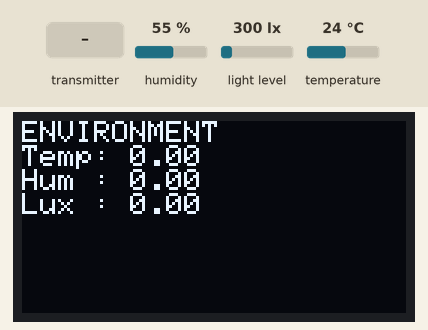
A sketch run on a simulated ESP32-C6. Shown: 128×64 one-colour display. The inputs (shaded band) are chosen by the test bench; at power-on: humidity 55 %, light level 300 lx, temperature 24 °C. WiFi joins after 1.5 s; servers stay silent unless stated; what the sketch prints to the serial monitor is not drawn.

Above: at 3.6 s.
3.7 s: the transmitter starts sending nodeType = SOIL
At 7.1 s:
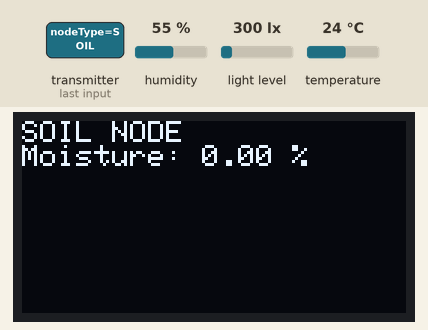
15.6 s: the transmitter starts sending nodeType = GAS
At 19.3 s:
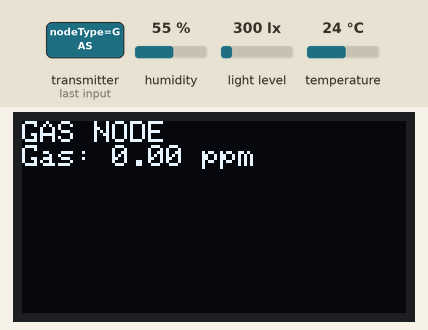
27.5 s: humidity set to 22 %
At 30.8 s:
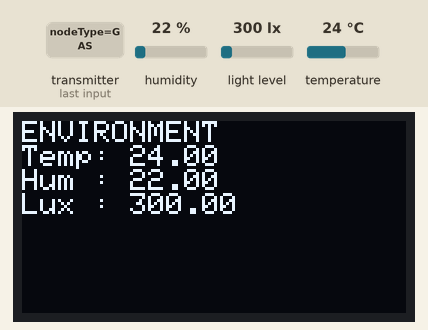
34.6 s: the transmitter starts sending value1 = 25
At 36.6 s:
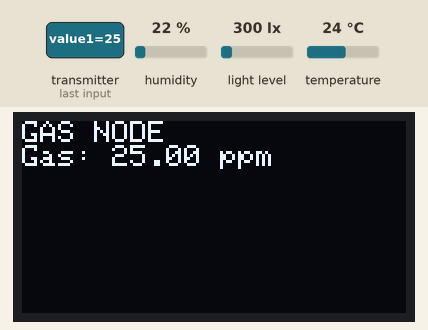
40.6 s: light level set to 40 lx
At 49.3 s:
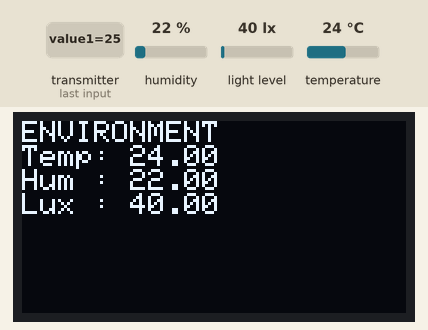
52.5 s: temperature set to 12 °C
At 58.5 s:
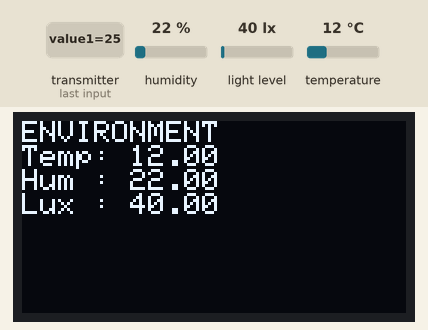
Timing chart, 0 to 60.0 s (numbered marks = the images above; inputs shaded):
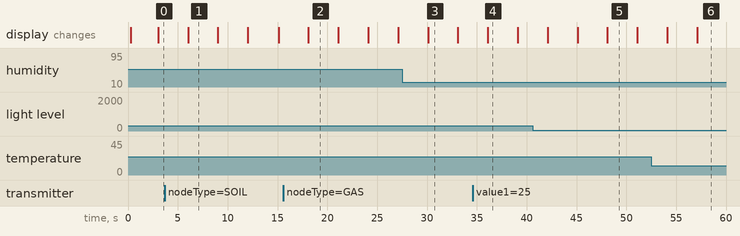

Measured:
- after the input at 3.7 s, the display: changes after 2.3 s (image 1)
- after the input at 15.6 s, the display: changes after 2.5 s (image 2)
- what the display in image 1 shows lasts 3.0 s, from 6.0 s to 9.0 s

The sketch:

EnvironmentNode.ino
```cpp
/*
  ============================================================
  EnvironmentNode.ino
  WSN Model for Greenhouse Monitoring — Environment (Gateway) Node
  ============================================================
  Board: ESP32-C6 (DF-Robot Beetle Mini Dev Board)
  Sensors: AHT20 (temperature & humidity), BH1750 (light intensity)
  Display: OLED (I2C, SSD1306)
  Power: USB or larger battery (always-on gateway)

  Role:
    - Central hub of the WSN
    - Receives data from Soil Node and Gas Node via ESP-NOW
    - Reads its own local sensors (temp, humidity, light)
    - Displays combined data on OLED (cycling screens)
    - Uploads combined data to Blynk IoT platform via WiFi

  Required libraries (install via Arduino Library Manager):
    - Adafruit AHTX0
    - BH1750
    - Adafruit SSD1306 + Adafruit GFX
    - Blynk (Blynk.Edgent or Blynk IoT library, v1.x)

  Before uploading:
    - Fill in WIFI_SSID / WIFI_PASSWORD
    - Fill in BLYNK_AUTH_TOKEN / BLYNK_TEMPLATE_ID / BLYNK_TEMPLATE_NAME
    - Note this board's MAC address and use it as GATEWAY_MAC
      in SoilNode.ino and GasNode.ino
  ============================================================
*/

#define BLYNK_TEMPLATE_ID   "YOUR_TEMPLATE_ID"
#define BLYNK_TEMPLATE_NAME "Greenhouse Monitoring System"
#define BLYNK_AUTH_TOKEN    "YOUR_BLYNK_AUTH_TOKEN"

#include <WiFi.h>
#include <esp_now.h>
#include <Wire.h>
#include <Adafruit_AHTX0.h>
#include <BH1750.h>
#include <Adafruit_GFX.h>
#include <Adafruit_SSD1306.h>
#include <BlynkSimpleEsp32.h>

// ---------- WIFI / BLYNK CREDENTIALS ----------
char ssid[] = "YOUR_WIFI_SSID";
char pass[] = "YOUR_WIFI_PASSWORD";

// ---------- OLED CONFIG ----------
#define SCREEN_WIDTH 128
#define SCREEN_HEIGHT 64
#define OLED_RESET   -1
Adafruit_SSD1306 display(SCREEN_WIDTH, SCREEN_HEIGHT, &Wire, OLED_RESET);

// ---------- SENSOR OBJECTS ----------
Adafruit_AHTX0 aht;
BH1750 lightMeter;

// ---------- ESP-NOW DATA STRUCTURE ----------
// Must match the struct used on SoilNode.ino / GasNode.ino
typedef struct struct_message {
  int nodeId;
  char nodeType[10];   // "SOIL" or "GAS"
  float value1;        // soil moisture % or gas ppm
  float value2;        // reserved
} struct_message;

struct_message incomingData;

// ---------- SHARED STATE ----------
float soilMoisture = -1;
float gasConcentration = -1;
float envTemp = 0;
float envHumidity = 0;
float envLight = 0;

unsigned long lastLocalReadMs = 0;
const unsigned long LOCAL_READ_INTERVAL_MS = 5000;   // read local sensors every 5s

unsigned long lastDisplayMs = 0;
const unsigned long DISPLAY_CYCLE_MS = 3000;          // switch OLED screen every 3s
int displayScreen = 0;

// ---------- ESP-NOW RECEIVE CALLBACK ----------
void onDataReceive(const uint8_t *mac, const uint8_t *incomingBytes, int len) {
  memcpy(&incomingData, incomingBytes, sizeof(incomingData));

  if (strcmp(incomingData.nodeType, "SOIL") == 0) {
    soilMoisture = incomingData.value1;
    Blynk.virtualWrite(V0, soilMoisture);   // Virtual pin for soil moisture
    Serial.print("Received Soil Moisture: ");
    Serial.println(soilMoisture);
  } else if (strcmp(incomingData.nodeType, "GAS") == 0) {
    gasConcentration = incomingData.value1;
    Blynk.virtualWrite(V1, gasConcentration); // Virtual pin for gas concentration
    Serial.print("Received Gas Concentration: ");
    Serial.println(gasConcentration);
  }
}

// ---------- SETUP ----------
void setup() {
  Serial.begin(115200);
  delay(200);

  Wire.begin();

  // --- OLED init ---
  if (!display.begin(SSD1306_SWITCHCAPVCC, 0x3C)) {
    Serial.println("OLED init failed");
  }
  display.clearDisplay();
  display.setTextColor(SSD1306_WHITE);
  display.setTextSize(1);
  display.setCursor(0, 0);
  display.println("Greenhouse Monitor");
  display.println("Starting...");
  display.display();

  // --- Sensor init ---
  if (!aht.begin()) {
    Serial.println("AHT20 not found");
  }
  if (!lightMeter.begin()) {
    Serial.println("BH1750 not found");
  }

  // --- WiFi + Blynk ---
  WiFi.mode(WIFI_STA);
  Serial.print("This node's MAC address: ");
  Serial.println(WiFi.macAddress());  // Use this MAC in SoilNode.ino / GasNode.ino

  Blynk.begin(BLYNK_AUTH_TOKEN, ssid, pass);

  // --- ESP-NOW init (after WiFi.mode, before WiFi fully connects is fine) ---
  if (esp_now_init() != ESP_OK) {
    Serial.println("ESP-NOW init failed");
  } else {
    esp_now_register_recv_cb(onDataReceive);
  }
}

// ---------- READ LOCAL ENVIRONMENT SENSORS ----------
void readLocalSensors() {
  sensors_event_t humidityEvent, tempEvent;
  aht.getEvent(&humidityEvent, &tempEvent);

  envTemp = tempEvent.temperature;
  envHumidity = humidityEvent.relative_humidity;
  envLight = lightMeter.readLightLevel();

  Blynk.virtualWrite(V2, envTemp);
  Blynk.virtualWrite(V3, envHumidity);
  Blynk.virtualWrite(V4, envLight);

  Serial.printf("Temp: %.2f C | Humidity: %.2f%% | Light: %.2f lx\n",
                envTemp, envHumidity, envLight);
}

// ---------- OLED DISPLAY ----------
void updateDisplay() {
  display.clearDisplay();
  display.setCursor(0, 0);

  switch (displayScreen) {
    case 0:
      display.println("ENVIRONMENT");
      display.print("Temp: "); display.println(envTemp);
      display.print("Hum : "); display.println(envHumidity);
      display.print("Lux : "); display.println(envLight);
      break;
    case 1:
      display.println("SOIL NODE");
      display.print("Moisture: ");
      display.print(soilMoisture >= 0 ? String(soilMoisture) : "N/A");
      display.println(" %");
      break;
    case 2:
      display.println("GAS NODE");
      display.print("Gas: ");
      display.print(gasConcentration >= 0 ? String(gasConcentration) : "N/A");
      display.println(" ppm");
      break;
  }

  display.display();
  displayScreen = (displayScreen + 1) % 3;
}

// ---------- MAIN LOOP ----------
void loop() {
  Blynk.run();

  unsigned long now = millis();

  if (now - lastLocalReadMs >= LOCAL_READ_INTERVAL_MS) {
    lastLocalReadMs = now;
    readLocalSensors();
  }

  if (now - lastDisplayMs >= DISPLAY_CYCLE_MS) {
    lastDisplayMs = now;
    updateDisplay();
  }
}
```
